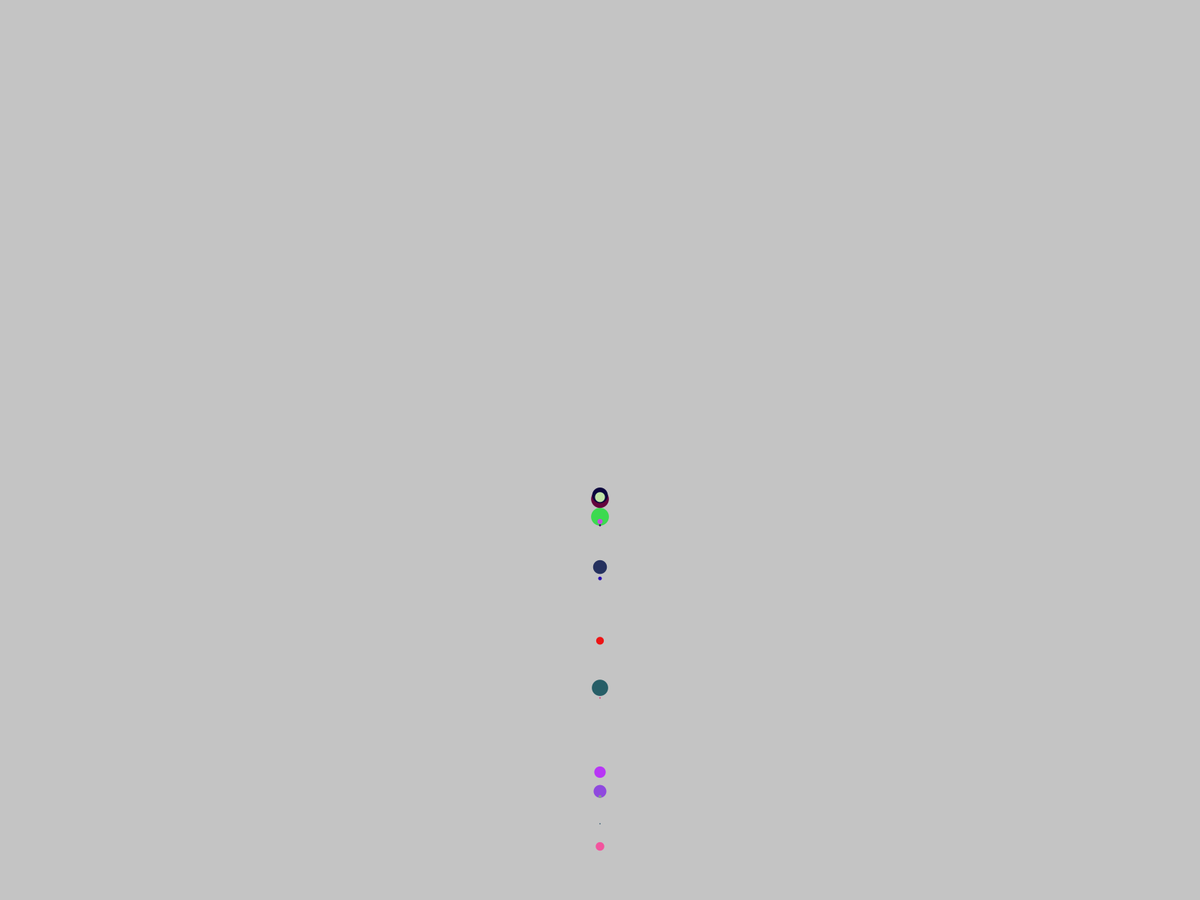
Frame 1 (no input)
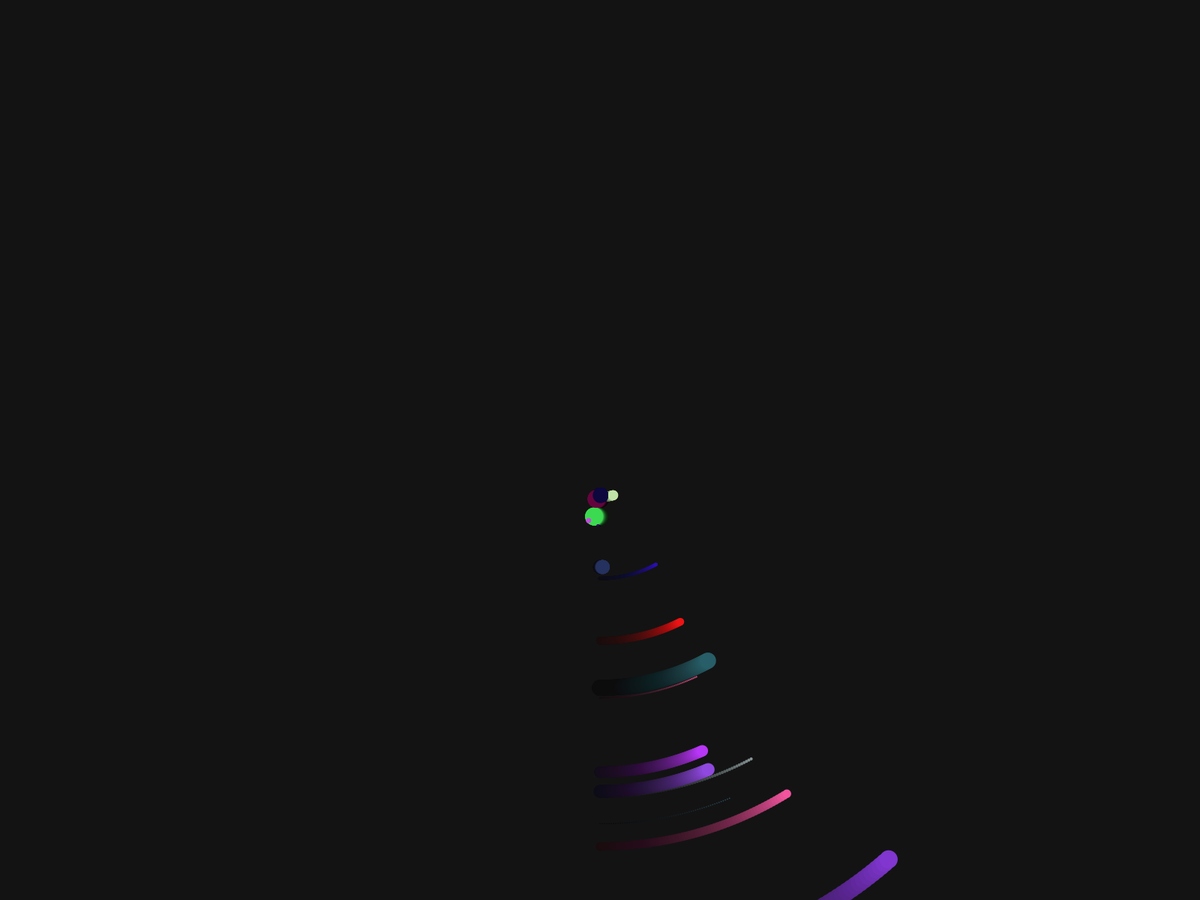
Frame 60 (the mouse pressed at the canvas centre just before this capture)
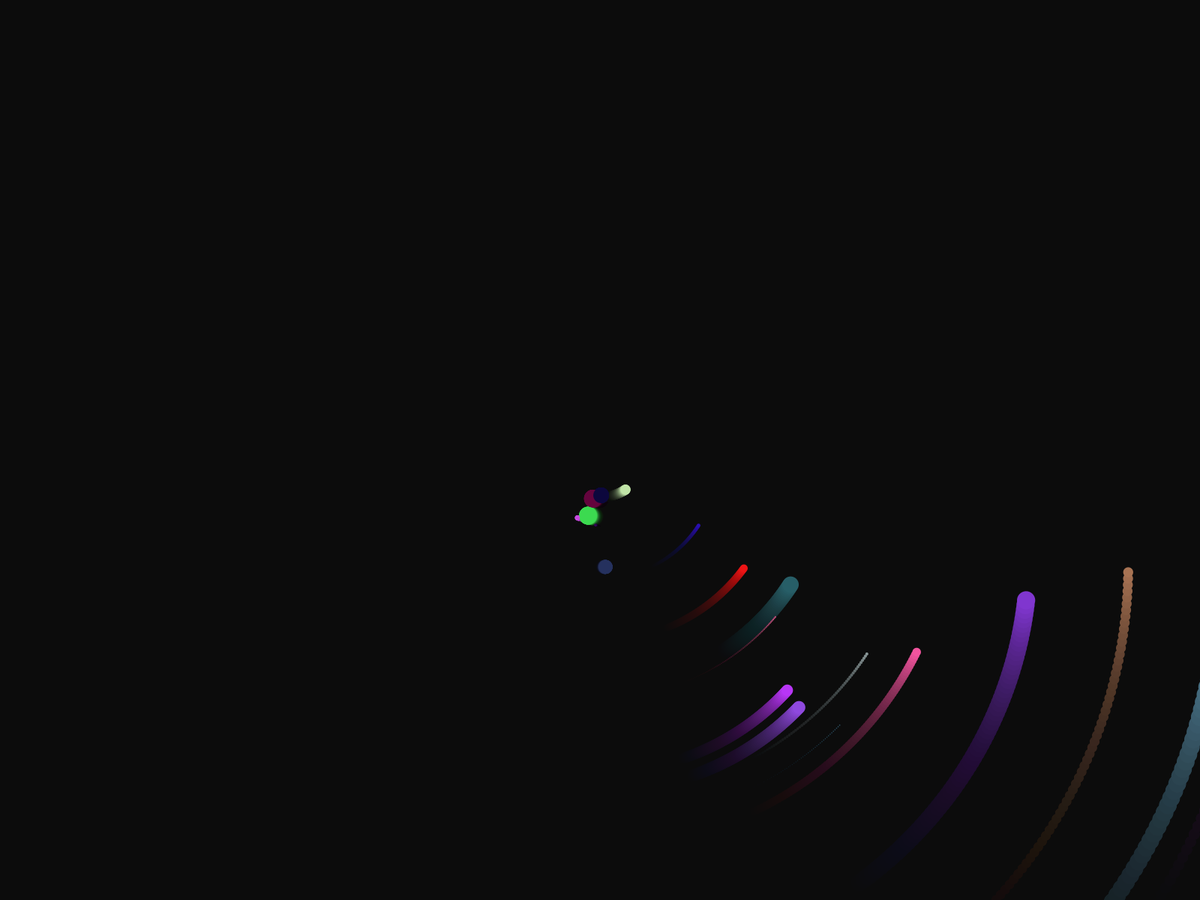
Frame 120 (the mouse held since frame 60 and released just before this capture)

The Processing sketch that drew these frames (run headless with seeded random() and noise(); from frame 60 on, the mouse is pressed at the canvas centre):

// Processing sketch: RotateCircle
// ── RotateCircle.pde
int _nPlanets = 100;

float[] _speed = new float[_nPlanets];
float[] _angle = new float[_nPlanets];
float[] _dist = new float[_nPlanets];
float[] _size = new float[_nPlanets];
color[] _color = new color[_nPlanets];
boolean[] _isMoon = new boolean[_nPlanets];


void setup()
{
  
  /*size(1200,800);*/
  fullScreen();
   for(int i = 0; i < _nPlanets; i = i + 1)
   {
     _speed[i]=random(-0.3,0.3);
     _angle[i]=0.0;
     _dist[i]=random(100,400);
     _size[i]=random(1,50);
     _color[i]=color(random(255),random(255),random(255));
     _isMoon[i]=random(-1,1) > 0;
   }
   /*
  _speed[0]=1;
  _speed[1]=-1.5;
  _angle[0]=0.0;
  _angle[1]=0.0;
  _dist[0]=100.0;
  _dist[1]=130.0;*/
}

void draw()
{
  noStroke();
  fill(0,0,0,10);
  rect(0,0,width,height);
  
  translate(width/2,height/2);
  scale(0.5);
  
  for(int i = 0; i < _nPlanets; i = i + 1)
  {
     drawPlanet(_angle[i], _dist[i], _size[i], _color[i], _isMoon[i]);
     _angle[i] = _angle[i] + _speed[i];
  }
 
 /*
  drawPlanet(_angle[1], _dist[1]);

  _angle[i] = _angle[i] + _speed[i];
  _angle[i] = _angle[i] + _speed[i];
  */
}


void drawPlanet (float angle,float distance, float size, color c, boolean isMoon)
{ 
  if(!isMoon) pushMatrix();
    rotate(radians(angle));
    translate(0,distance);
    fill(c);
    circle(0,0,size);  //drawing the circle
  if(!isMoon) popMatrix();
}
